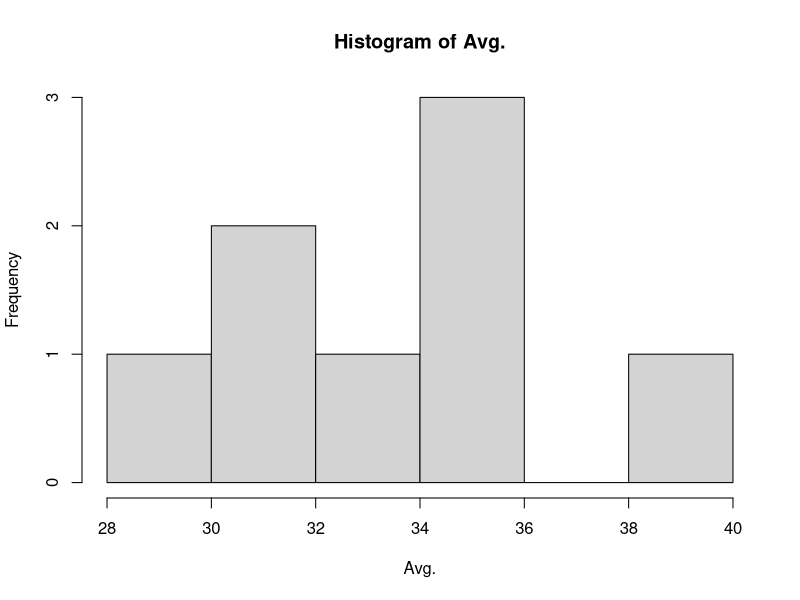
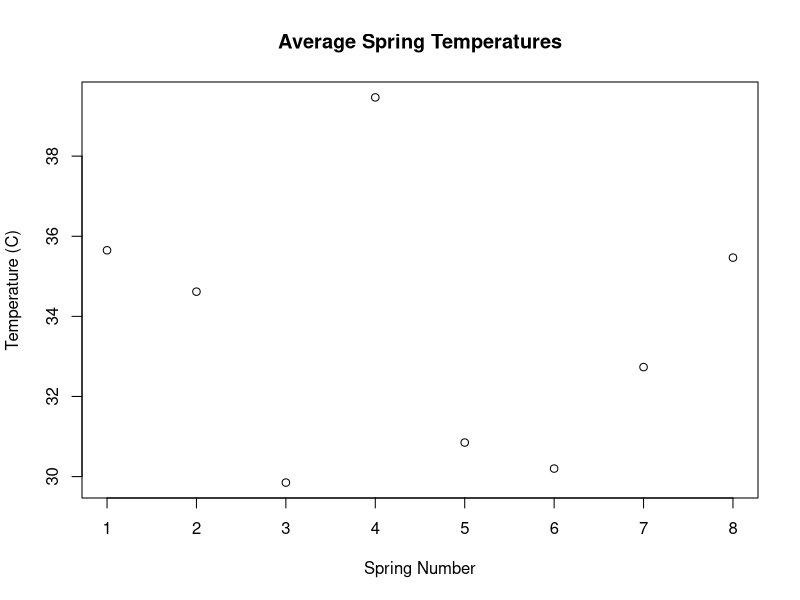

Source code (R) for these figures, in order:
## ---- chunk 1
spring_1 <- c(36.25, 35.40, 35.30)
spring_2 <- c(35.15, 35.35, 33.35)
spring_3 <- c(30.70, 29.65, 29.20)
spring_4 <- c(39.70, 40.05, 38.65)
spring_5 <- c(31.85, 31.40, 29.30)
spring_6 <- c(30.20, 30.65, 29.75)
spring_7 <- c(32.90, 32.50, 32.80)
spring_8 <- c(36.80, 36.45, 33.15)
## ---- chunk 2
data <- c(spring_1, spring_2, spring_3, spring_4, spring_5, spring_6, spring_7, spring_8)
data.matrix <- matrix(data, nrow = 8, byrow = T)
data.matrix
## ---- chunk 3
Scientists <- c("Jill", "Steve", "Susan")
Springs <- c("Bluebell Spring", "Opal Spring", "Riverside Spring", "Too Hot Spring", "Mystery Spring", "Emerald Spring", "Black Spring", "Pearl Spring")
colnames(data.matrix) <- Scientists 
rownames(data.matrix) <- Springs
data.matrix
## ---- chunk 4
rowMeans(data.matrix)
Avg. <- rowMeans(data.matrix)
## ---- chunk 5
cbind(data.matrix, Avg.)
## ---- chunk 6
data.matrix [,3]
## ---- chunk 7
Jill <- data.matrix [,1]
mean(Jill)
## ---- chunk 8
hist(Avg.)
plot(Avg.,main="Average Spring Temperatures", ylab="Temperature (C)", xlab= "Spring Number")
